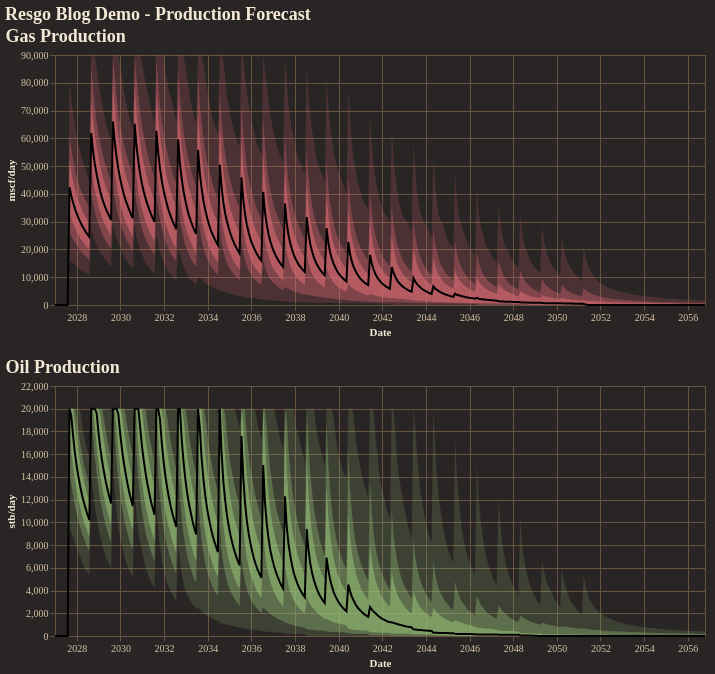

The code cell stored with this chart in its notebook:
### Code cell
fig = plotter.combined_production_plot(
    figsize=(650, 250),
    backend=PLOTTING_BACKEND
)
fig.show()

### Figure 1 — Vega-Lite specification as saved in the notebook (floating-point values rounded to 4 significant figures; data arrays with more than 128 entries replaced by an {"elided": "..."} marker saying what was removed)
{"config": {"background": "#292524", "view": {"fill": "#292524", "stroke": "#665340"}, "title": {"color": "#f4e9d7", "font": "Merriweather", "fontSize": 18, "fontWeight": 600, "subtitleColor": "#d5c2a6", "anchor": "start"}, "axis": {"domainColor": "#665340", "gridColor": "#665340", "tickColor": "#665340", "labelColor": "#d5c2a6", "titleColor": "#f4e9d7", "labelFont": "Merriweather", "titleFont": "Merriweather"}, "legend": {"titleColor": "#f4e9d7", "labelColor": "#d5c2a6", "labelFont": "Merriweather", "titleFont": "Merriweather", "orient": "top-right", "symbolType": "circle"}, "header": {"labelColor": "#d5c2a6", "titleColor": "#f4e9d7", "labelFont": "Merriweather", "titleFont": "Merriweather"}, "mark": {"color": "#c78d3b"}, "line": {"color": "#c78d3b"}, "bar": {"color": "#c78d3b"}, "point": {"color": "#ddb06d"}, "area": {"color": "#c78d3b", "opacity": 0.35}, "text": {"color": "#f4e9d7", "font": "Merriweather"}, "range": {"category": ["#5DA5DA", "#F28E2B", "#59C36A", "#E15759", "#B07AA1", "#4ECDC4", "#FF9DA7", "#EDC948"]}}, "vconcat": [{"layer": [{"mark": {"type": "area", "color": "rgba(224, 108, 117, 1.0)", "opacity": 0.18}, "encoding": {"tooltip": [{"field": "date", "title": "Date", "type": "temporal"}, {"field": "p01", "format": ",.2f", "title": "P01", "type": "quantitative"}, {"field": "p10", "format": ",.2f", "title": "P10", "type": "quantitative"}, {"field": "p25", "format": ",.2f", "title": "P25", "type": "quantitative"}, {"field": "p50", "format": ",.2f", "title": "P50", "type": "quantitative"}, {"field": "p75", "format": ",.2f", "title": "P75", "type": "quantitative"}, {"field": "p90", "format": ",.2f", "title": "P90", "type": "quantitative"}, {"field": "p99", "format": ",.2f", "title": "P99", "type": "quantitative"}], "x": {"field": "date", "title": "Date", "type": "temporal"}, "y": {"field": "p01", "title": "mscf/day", "type": "quantitative"}, "y2": {"field": "p99"}}}, {"mark": {"type": "area", "color": "rgba(224, 108, 117, 1.0)", "opacity": 0.35}, "encoding": {"tooltip": [{"field": "date", "title": "Date", "type": "temporal"}, {"field": "p01", "format": ",.2f", "title": "P01", "type": "quantitative"}, {"field": "p10", "format": ",.2f", "title": "P10", "type": "quantitative"}, {"field": "p25", "format": ",.2f", "title": "P25", "type": "quantitative"}, {"field": "p50", "format": ",.2f", "title": "P50", "type": "quantitative"}, {"field": "p75", "format": ",.2f", "title": "P75", "type": "quantitative"}, {"field": "p90", "format": ",.2f", "title": "P90", "type": "quantitative"}, {"field": "p99", "format": ",.2f", "title": "P99", "type": "quantitative"}], "x": {"field": "date", "title": "Date", "type": "temporal"}, "y": {"field": "p10", "title": "mscf/day", "type": "quantitative"}, "y2": {"field": "p90"}}}, {"mark": {"type": "area", "color": "rgba(224, 108, 117, 1.0)", "opacity": 0.55}, "encoding": {"tooltip": [{"field": "date", "title": "Date", "type": "temporal"}, {"field": "p01", "format": ",.2f", "title": "P01", "type": "quantitative"}, {"field": "p10", "format": ",.2f", "title": "P10", "type": "quantitative"}, {"field": "p25", "format": ",.2f", "title": "P25", "type": "quantitative"}, {"field": "p50", "format": ",.2f", "title": "P50", "type": "quantitative"}, {"field": "p75", "format": ",.2f", "title": "P75", "type": "quantitative"}, {"field": "p90", "format": ",.2f", "title": "P90", "type": "quantitative"}, {"field": "p99", "format": ",.2f", "title": "P99", "type": "quantitative"}], "x": {"field": "date", "title": "Date", "type": "temporal"}, "y": {"field": "p25", "title": "mscf/day", "type": "quantitative"}, "y2": {"field": "p75"}}}, {"mark": {"type": "line", "color": "black", "strokeWidth": 2}, "encoding": {"tooltip": [{"field": "date", "title": "Date", "type": "temporal"}, {"field": "p01", "format": ",.2f", "title": "P01", "type": "quantitative"}, {"field": "p10", "format": ",.2f", "title": "P10", "type": "quantitative"}, {"field": "p25", "format": ",.2f", "title": "P25", "type": "quantitative"}, {"field": "p50", "format": ",.2f", "title": "P50", "type": "quantitative"}, {"field": "p75", "format": ",.2f", "title": "P75", "type": "quantitative"}, {"field": "p90", "format": ",.2f", "title": "P90", "type": "quantitative"}, {"field": "p99", "format": ",.2f", "title": "P99", "type": "quantitative"}], "x": {"field": "date", "title": "Date", "type": "temporal"}, "y": {"field": "p50", "title": "mscf/day", "type": "quantitative"}}}], "data": {"name": "data-5f4783000b31d629ae1c199f3ca683de"}, "height": 250, "title": "Gas Production", "width": 650}, {"layer": [{"mark": {"type": "area", "color": "rgba(152, 195, 121, 1.0)", "opacity": 0.18}, "encoding": {"tooltip": [{"field": "date", "title": "Date", "type": "temporal"}, {"field": "p01", "format": ",.2f", "title": "P01", "type": "quantitative"}, {"field": "p10", "format": ",.2f", "title": "P10", "type": "quantitative"}, {"field": "p25", "format": ",.2f", "title": "P25", "type": "quantitative"}, {"field": "p50", "format": ",.2f", "title": "P50", "type": "quantitative"}, {"field": "p75", "format": ",.2f", "title": "P75", "type": "quantitative"}, {"field": "p90", "format": ",.2f", "title": "P90", "type": "quantitative"}, {"field": "p99", "format": ",.2f", "title": "P99", "type": "quantitative"}], "x": {"field": "date", "title": "Date", "type": "temporal"}, "y": {"field": "p01", "title": "stb/day", "type": "quantitative"}, "y2": {"field": "p99"}}}, {"mark": {"type": "area", "color": "rgba(152, 195, 121, 1.0)", "opacity": 0.35}, "encoding": {"tooltip": [{"field": "date", "title": "Date", "type": "temporal"}, {"field": "p01", "format": ",.2f", "title": "P01", "type": "quantitative"}, {"field": "p10", "format": ",.2f", "title": "P10", "type": "quantitative"}, {"field": "p25", "format": ",.2f", "title": "P25", "type": "quantitative"}, {"field": "p50", "format": ",.2f", "title": "P50", "type": "quantitative"}, {"field": "p75", "format": ",.2f", "title": "P75", "type": "quantitative"}, {"field": "p90", "format": ",.2f", "title": "P90", "type": "quantitative"}, {"field": "p99", "format": ",.2f", "title": "P99", "type": "quantitative"}], "x": {"field": "date", "title": "Date", "type": "temporal"}, "y": {"field": "p10", "title": "stb/day", "type": "quantitative"}, "y2": {"field": "p90"}}}, {"mark": {"type": "area", "color": "rgba(152, 195, 121, 1.0)", "opacity": 0.55}, "encoding": {"tooltip": [{"field": "date", "title": "Date", "type": "temporal"}, {"field": "p01", "format": ",.2f", "title": "P01", "type": "quantitative"}, {"field": "p10", "format": ",.2f", "title": "P10", "type": "quantitative"}, {"field": "p25", "format": ",.2f", "title": "P25", "type": "quantitative"}, {"field": "p50", "format": ",.2f", "title": "P50", "type": "quantitative"}, {"field": "p75", "format": ",.2f", "title": "P75", "type": "quantitative"}, {"field": "p90", "format": ",.2f", "title": "P90", "type": "quantitative"}, {"field": "p99", "format": ",.2f", "title": "P99", "type": "quantitative"}], "x": {"field": "date", "title": "Date", "type": "temporal"}, "y": {"field": "p25", "title": "stb/day", "type": "quantitative"}, "y2": {"field": "p75"}}}, {"mark": {"type": "line", "color": "black", "strokeWidth": 2}, "encoding": {"tooltip": [{"field": "date", "title": "Date", "type": "temporal"}, {"field": "p01", "format": ",.2f", "title": "P01", "type": "quantitative"}, {"field": "p10", "format": ",.2f", "title": "P10", "type": "quantitative"}, {"field": "p25", "format": ",.2f", "title": "P25", "type": "quantitative"}, {"field": "p50", "format": ",.2f", "title": "P50", "type": "quantitative"}, {"field": "p75", "format": ",.2f", "title": "P75", "type": "quantitative"}, {"field": "p90", "format": ",.2f", "title": "P90", "type": "quantitative"}, {"field": "p99", "format": ",.2f", "title": "P99", "type": "quantitative"}], "x": {"field": "date", "title": "Date", "type": "temporal"}, "y": {"field": "p50", "title": "stb/day", "type": "quantitative"}}}], "data": {"name": "data-40f67e89a84ea21bd9d040cfb5cbce75"}, "height": 250, "title": "Oil Production", "width": 650}], "title": "Resgo Blog Demo - Production Forecast", "$schema": "https://vega.github.io/schema/vega-lite/v5.20.1.json", "datasets": {"data-5f4783000b31d629ae1c199f3ca683de": {"elided": "360 records"}, "data-40f67e89a84ea21bd9d040cfb5cbce75": {"elided": "360 records"}}}
